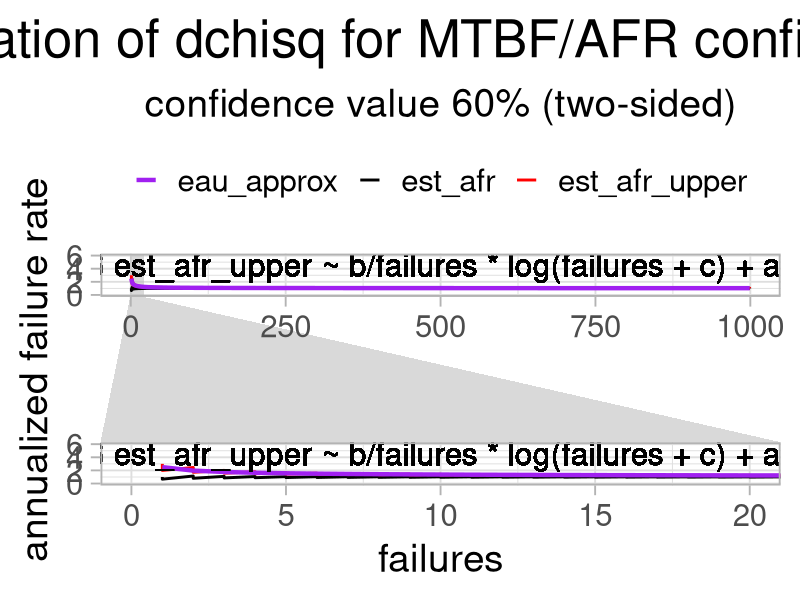
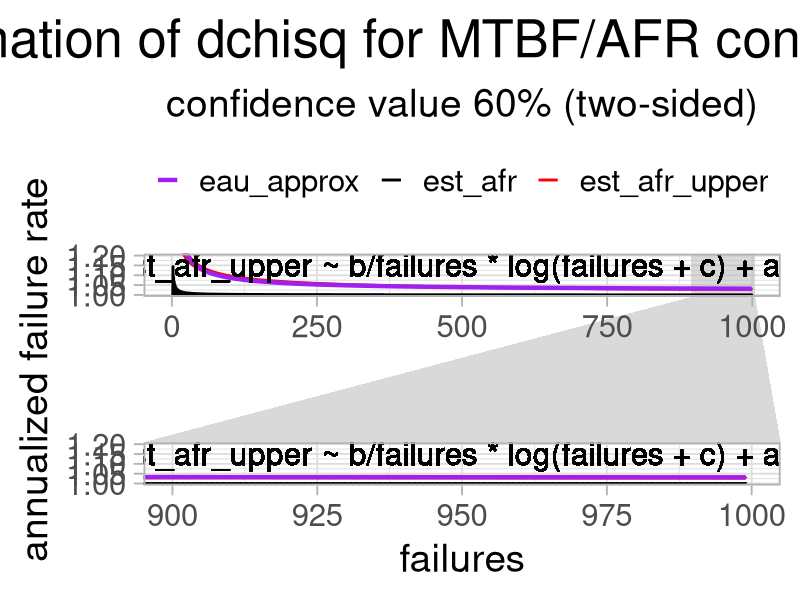
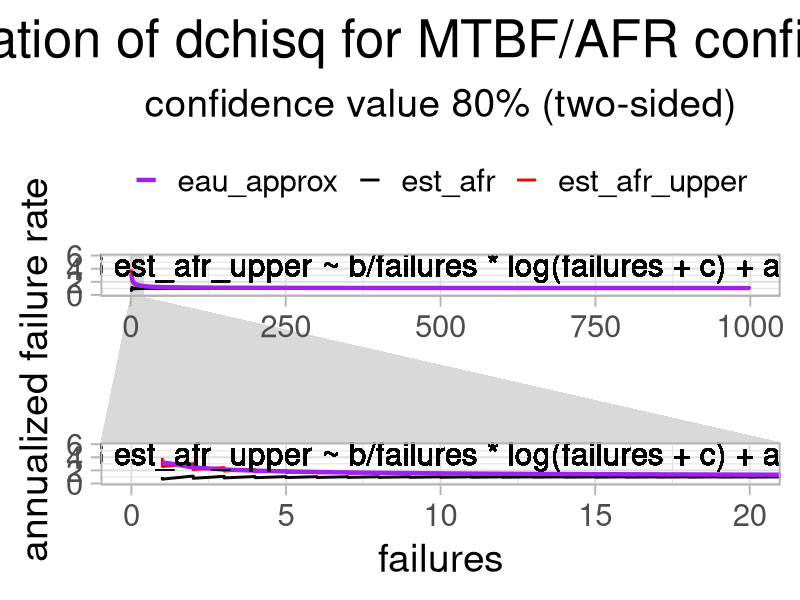
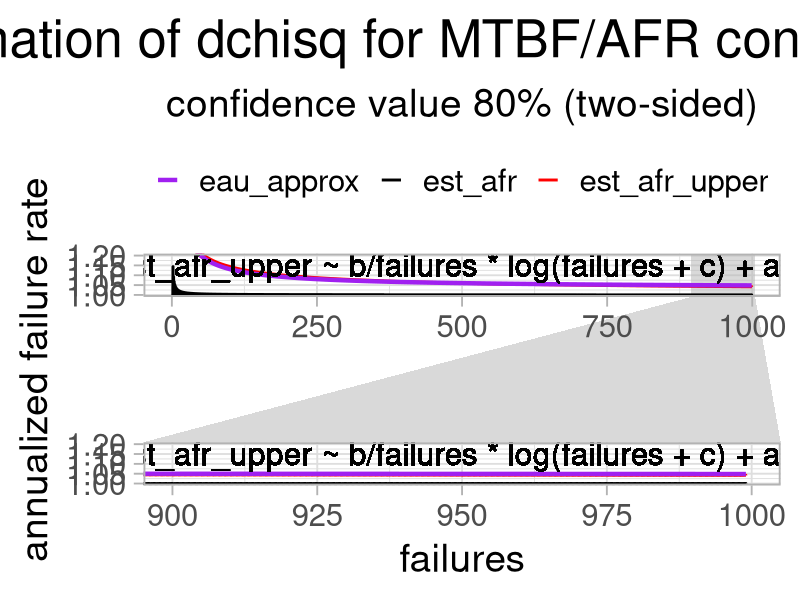
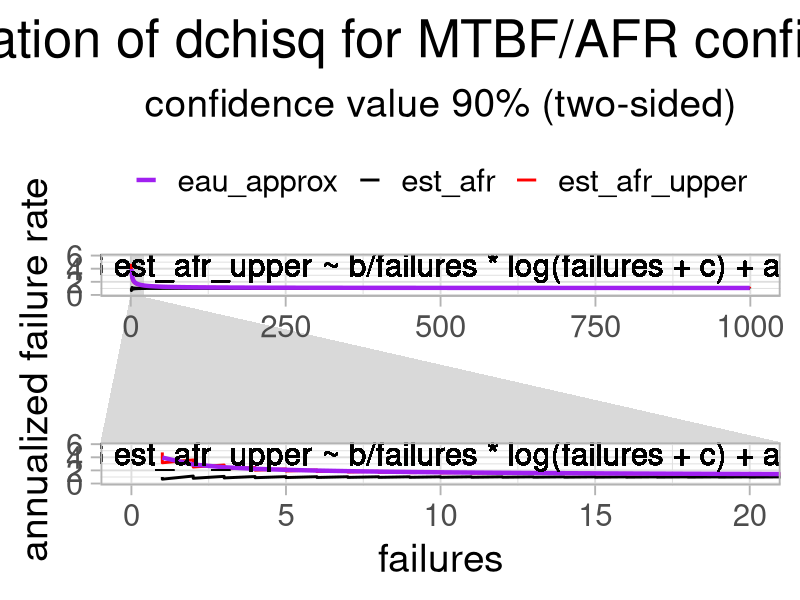
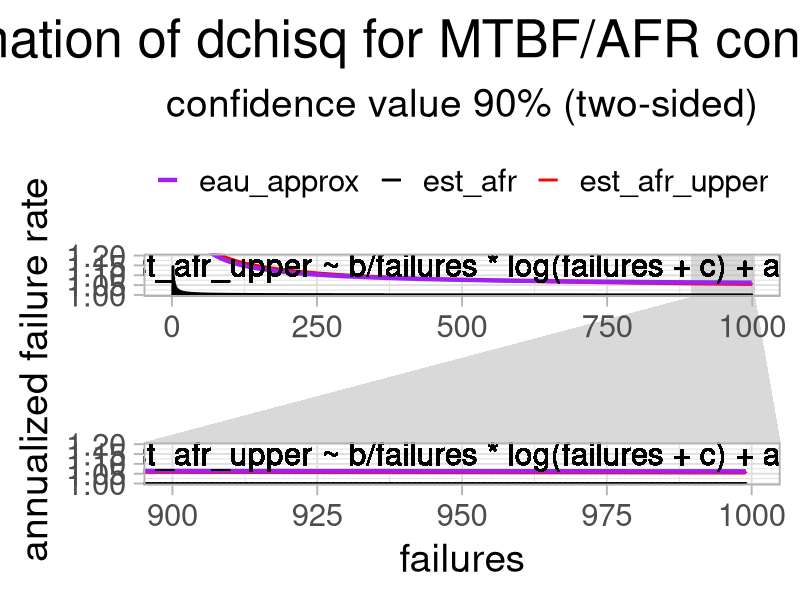
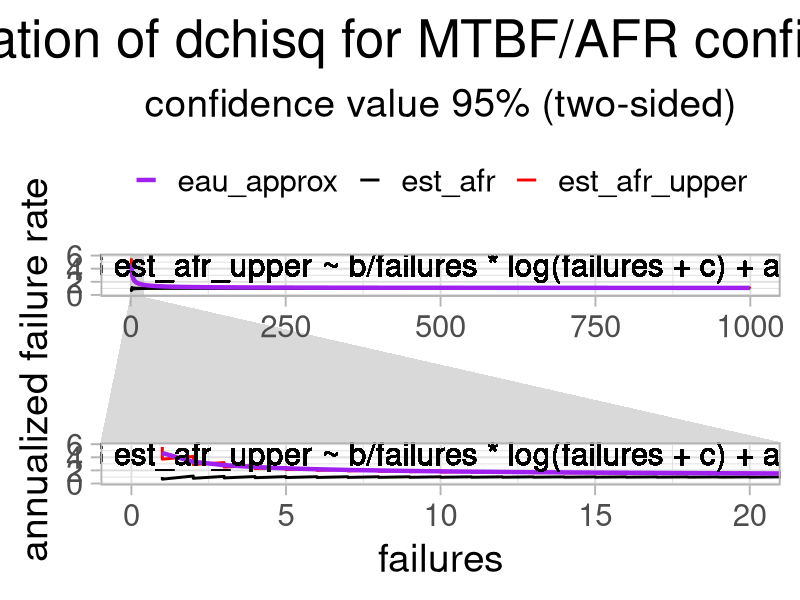
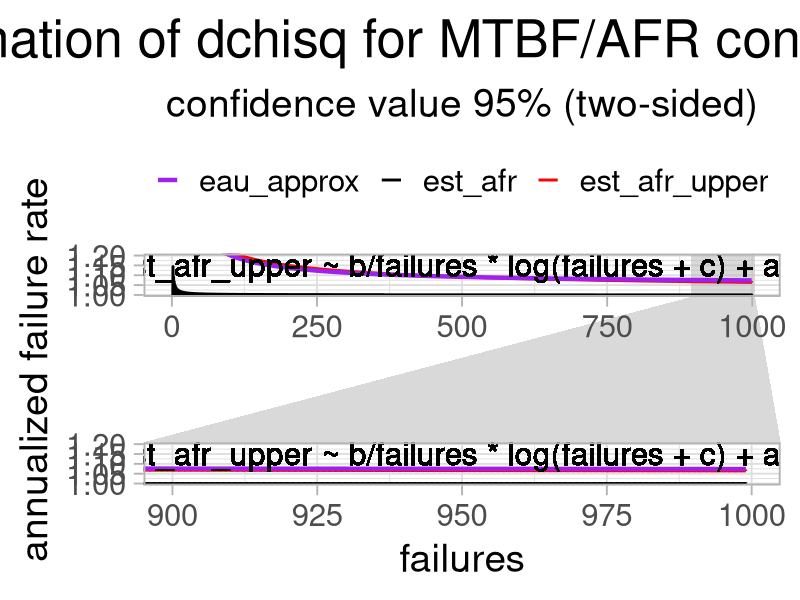

Recreate these plots in R, in order.
### Based on https://www.itl.nist.gov/div898/handbook/apr/section4/apr451.r
### from https://www.itl.nist.gov/div898/handbook/apr/section4/apr451.htm


library('ggplot2')
##('grid')
##library('gridExtra')
library('ggforce')


### 1) The NIST refence example
  
  ## The qchisq function requires left tail probability inputs. 
  ## LOWER = T*2 / qchisq(1-alpha/2, df=2*(r+1))
  ## UPPER = T*2 / qchisq(alpha/2, df=2*r)
  
  ## Example.
  LOWER=1600/ qchisq(0.95, df=6)
  LOWER
  
  ##> [1] 127.0690
  
  UPPER=1600 / qchisq(.05,df=4)
  UPPER
  
  ##> [1] 2251.229
  
  
### 60%
  LOWER=1600/ qchisq(0.70, df=6)
  LOWER
  
  ##> [1] 127.0690
  
  UPPER=1600 / qchisq(.30,df=4)
  UPPER
  
  

### 2) Experimenting with code a bit
  
### Originally 5000 miscellaneous things
### occasionally failing for around a month
  
# target_mtbf <- 5
target_mtbf <- 1
target_afr <- 1 / target_mtbf
# things <- 5000
things <- 365  ### to get one failure on day 1
duration_days <- 30 
duration_years <- duration_days / 365.25
total_runtime_years <- things * duration_years
actual_failures <- 17
target_failures <- total_runtime_years * (1 / target_mtbf)

estimated_mtbf <- total_runtime_years / actual_failures
  
### 90% two sided
confidence_level <- 90 / 100
confidence_one_side <- (1 - confidence_level) / 2
lower_mtbf <- 2 * total_runtime_years / qchisq(1 - confidence_one_side, df=2 * (actual_failures + 1))
upper_mtbf <- 2 * total_runtime_years / qchisq(confidence_one_side, df=2 * actual_failures)
actual_lower <- 1 / lower_mtbf * things * duration_years
actual_upper <- 1 / upper_mtbf * things * duration_years

writeLines(sprintf("%s\n%s\n%s\n%s\n", target_mtbf, estimated_mtbf, lower_mtbf, upper_mtbf))

writeLines(sprintf("%s\n%s\n%s\n%s\n", target_failures, actual_failures, actual_lower, actual_upper))



### 3) Time to draw some charts

lower_upper_mtbf <- function(total_runtime, observed_failures, confidence_level) {
  confidence_one_side <- (1 - confidence_level) / 2
  if (observed_failures > 0) {
    obs_mtbf <- total_runtime / observed_failures
    lower_mtbf <- 2 * total_runtime / qchisq(1 - confidence_one_side,
                                             df=2 * (observed_failures + 1))
    upper_mtbf <- 2 * total_runtime / qchisq(confidence_one_side,
                                             df=2 * observed_failures)
  } else {
    obs_mtbf <- Inf
    lower_mtbf <- total_runtime / (0 - log(confidence_one_side))
    upper_mtbf <- Inf
  }
  return(c(lower_mtbf, obs_mtbf, upper_mtbf))
}


filebase <- "crr-hpp-approximation"

for (c_level in c(0.60, 0.80, 0.90, 0.95, 0.98, 0.99)) {
  x_days <- seq(1, 1000, by=0.25)
  typical_failures <- round(x_days / 365.25 * things * target_afr)
  mtbfs <- lapply(1:length(x_days),
                  function(idx) { lower_upper_mtbf(things * x_days[idx] / 365.25,
                                                   typical_failures[idx],
                                                   c_level)  })
  
  data <- data.frame(days=x_days,
                     failures=typical_failures,
                     est_mtbf=sapply(mtbfs, function(e) { e[2] } ),
                     est_mtbf_lower=sapply(mtbfs, function(e) { e[1] } ),
                     est_mtbf_upper=sapply(mtbfs, function(e) { e[3] } ),
                     est_afr=1 / sapply(mtbfs, function(e) { e[2] } ),
                     est_afr_lower=1 / sapply(mtbfs, function(e) { e[3] } ),
                     est_afr_upper=1 / sapply(mtbfs, function(e) { e[1] } )
                     )
  
  ###
  model1 <- lm(est_afr_upper ~ poly(failures, 1), data=data)
  model2 <- lm(est_afr_upper ~ poly(failures, 2), data=data)
  model3 <- nls(est_afr_upper~b / failures + a, data=data, start=list(a=1, b=1))
  model4 <- nls(est_afr_upper~b * log(failures) + a, data=data, start=list(a=1, b=1))
  model5 <- nls(est_afr_upper~1 / failures * b * log(failures) + a, data=data, start=list(a=1, b=1))
  model6 <- nls(est_afr_upper~b / failures * log(failures + c) + a, data=data, start=list(a=1, b=1, c=0))
  
  data$est_afr_upper_approx <- predict(model6, data)
  
  g1 <- ggplot(data,
               aes(x=failures)) +
        ggtitle("Approximation of dchisq for MTBF/AFR confidence values",
                subtitle=paste0("confidence value ", c_level * 100, "% (two-sided)")) +
    theme_light(base_size=28) +
    theme(plot.title=element_text(hjust=0.5, size=38),
          plot.subtitle=element_text(hjust=0.5, size=28),
          legend.position="top",
          legend.title=element_blank()) +
    geom_line(aes(y=est_afr, color='est_afr'), linewidth=1) + 
         geom_line(aes(y=est_afr_upper, color='est_afr_upper'), linewidth=1) +
         geom_line(aes(y=est_afr_upper_approx, color='eau_approx'), linewidth=1.5) +
         scale_colour_manual("", values=c("est_afr"="black",
                                          "est_afr_upper"="red",
                                          "eau_approx"="purple")) +
    labs(y="annualized failure rate") +
    # HANGS with geom_label but ok with geom_text !?!?!?!
    # geom_label(
    #  label=paste(paste("model6", format(formula(model6)), collapse=""),
    #              paste(paste0(paste0(names(coef(model6)),"="),
    #                           signif(coef(model6), digits=6)), collapse=" "),
    #              sep="\n"),
    #  x=800,
    #  y=2,
    #  hjust=1,
    #  vjust=0.5,
    #  label.padding = unit(0.4, "lines"),
    #  label.size = 0.5
    # ) + 
    # geom_text(label="test2",x=Inf,y=Inf, hjust=1, vjust=1, size=8) +
    geom_text(
      label=paste(paste("model6", format(formula(model6)), collapse=""),
                 paste(paste0(paste0(names(coef(model6)),"="),
                              signif(coef(model6), digits=6)), collapse=" "),
                 sep="\n"),
     x=Inf,
     y=Inf,
     hjust=1,
     vjust=1,
     size=8
    )
    
    g1a <- g1 + coord_cartesian(ylim=c(0, 6)) + facet_zoom(xlim=c(0, 20), zoom.size=1)
    g1b <- g1 + coord_cartesian(ylim=c(1.0, 1.2)) + facet_zoom(xlim=c(900, 1000), zoom.size=1)
    
  filename <- sprintf("-v2-%.2f-z1", c_level * 100)
  ggsave(paste(filebase, filename, ".png", sep=""),
         g1a,
         dpi=100, height=24, width=24, units="in", limitsize = FALSE)
  filename <- sprintf("-v2-%.2f-z2", c_level * 100)
  ggsave(paste(filebase, filename, ".png", sep=""),
         g1b,
         dpi=100, height=24, width=24, units="in", limitsize = FALSE)
}
